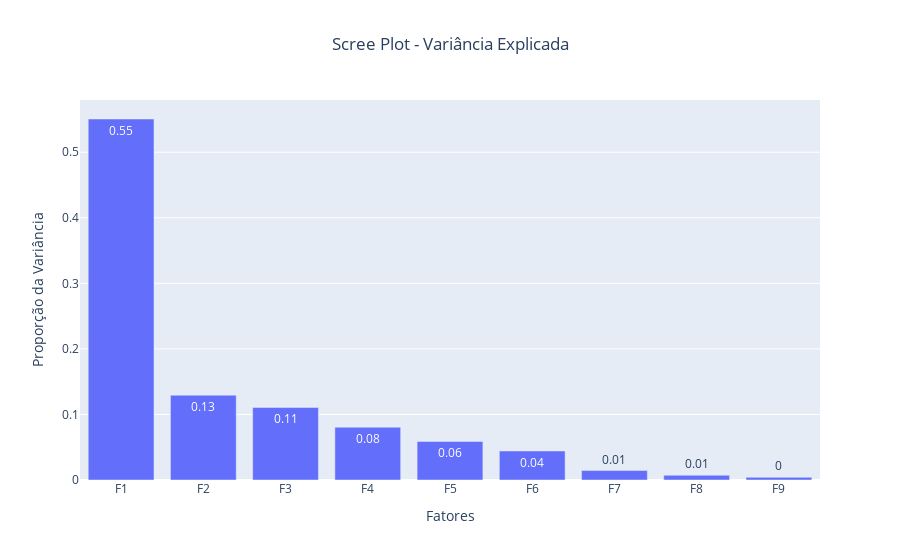

Notebook code cell kept with this figure:
### Markdown cell above
### Passo 4: Padronização e PCA

### Code cell
# Padronização dos dados
scaler = StandardScaler()
dados_padronizados = scaler.fit_transform(variaveis_numericas)
dados_padronizados_df = pd.DataFrame(dados_padronizados, columns=variaveis_numericas.columns)

# Aplicação do PCA
n_fatores = variaveis_numericas.shape[1]
pca = PCA(n_components=n_fatores)
pca.fit(dados_padronizados)

# Variância explicada
print("Variância explicada por fator:")
display(pd.DataFrame({
    'Fator': [f'F{i+1}' for i in range(n_fatores)],
    'Variância (%)': np.round(pca.explained_variance_ratio_ * 100, 2)
}))

# Scree Plot
fig = px.bar(x=[f'F{i+1}' for i in range(n_fatores)], y=pca.explained_variance_ratio_,
             text=np.round(pca.explained_variance_ratio_, 2), title='Scree Plot - Variância Explicada')
fig.update_layout(xaxis_title="Fatores", yaxis_title="Proporção da Variância", title_x=0.5)
fig.show()

### Figure 1 — Plotly figure (JSON) as saved in the notebook; plotly's stock layout.template omitted (floating-point values rounded to 4 significant figures)
{"data": [{"alignmentgroup": "True", "hovertemplate": "x=%{x}<br>y=%{y}<br>text=%{text}<extra></extra>", "legendgroup": "", "marker": {"color": "#636efa", "pattern": {"shape": ""}}, "name": "", "offsetgroup": "", "orientation": "v", "showlegend": false, "text": [0.55, 0.13, 0.11, 0.08, 0.06, 0.04, 0.01, 0.01, 0], "textposition": "auto", "type": "bar", "x": ["F1", "F2", "F3", "F4", "F5", "F6", "F7", "F8", "F9"], "xaxis": "x", "y": [0.5507, 0.1294, 0.1107, 0.08045, 0.05881, 0.04426, 0.01441, 0.00723, 0.004094], "yaxis": "y"}], "layout": {"barmode": "relative", "legend": {"tracegroupgap": 0}, "title": {"text": "Scree Plot - Variância Explicada", "x": 0.5}, "xaxis": {"anchor": "y", "domain": [0, 1], "title": {"text": "Fatores"}}, "yaxis": {"anchor": "x", "domain": [0, 1], "title": {"text": "Proporção da Variância"}}}}
